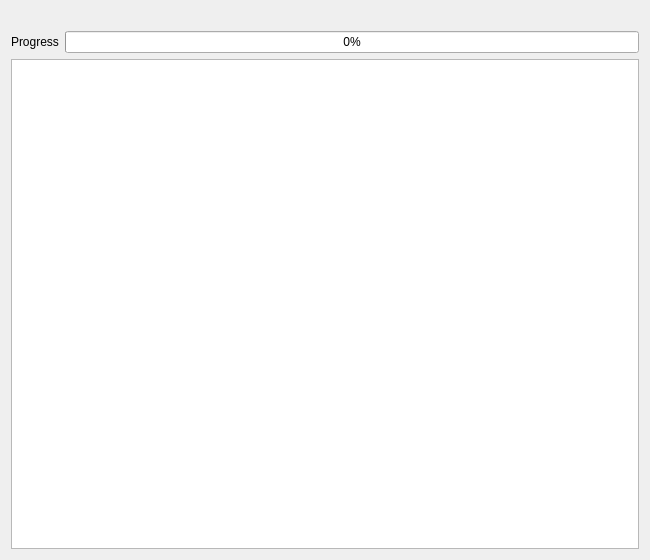
<?xml version="1.0" encoding="UTF-8"?>
<ui version="4.0">
 <class>TrajectoryTablesUpdateWnd</class>
 <widget class="QWidget" name="TrajectoryTablesUpdateWnd">
  <property name="geometry">
   <rect>
    <x>0</x>
    <y>0</y>
    <width>650</width>
    <height>560</height>
   </rect>
  </property>
  <property name="windowTitle">
   <string>Update Trajectory</string>
  </property>
  <layout class="QVBoxLayout" name="verticalLayout_2">
   <item>
    <layout class="QVBoxLayout" name="verticalLayout">
     <item>
      <widget class="QLabel" name="label">
       <property name="sizePolicy">
        <sizepolicy hsizetype="Preferred" vsizetype="Preferred">
         <horstretch>0</horstretch>
         <verstretch>0</verstretch>
        </sizepolicy>
       </property>
       <property name="text">
        <string/>
       </property>
      </widget>
     </item>
    </layout>
   </item>
   <item>
    <layout class="QHBoxLayout" name="horizontalLayout_5">
     <item>
      <widget class="QLabel" name="label_6">
       <property name="text">
        <string>Progress</string>
       </property>
      </widget>
     </item>
     <item>
      <widget class="QProgressBar" name="progressBar">
       <property name="value">
        <number>0</number>
       </property>
      </widget>
     </item>
    </layout>
   </item>
   <item>
    <widget class="QPlainTextEdit" name="logEdt"/>
   </item>
  </layout>
 </widget>
 <resources/>
 <connections/>
</ui>
